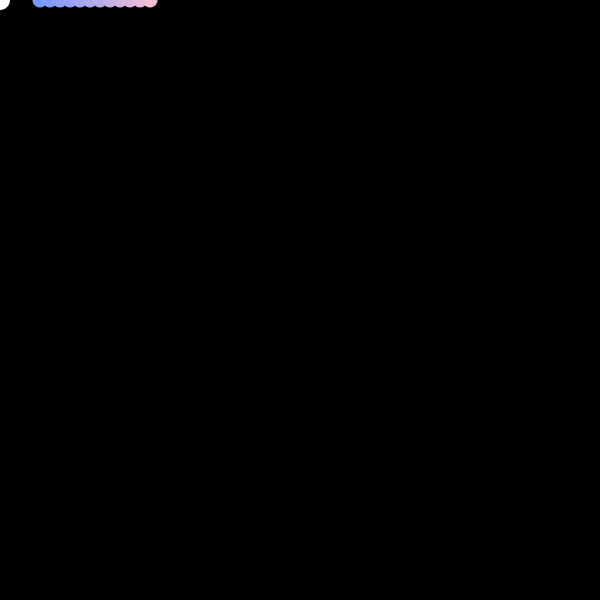
Frame 1 (no input)
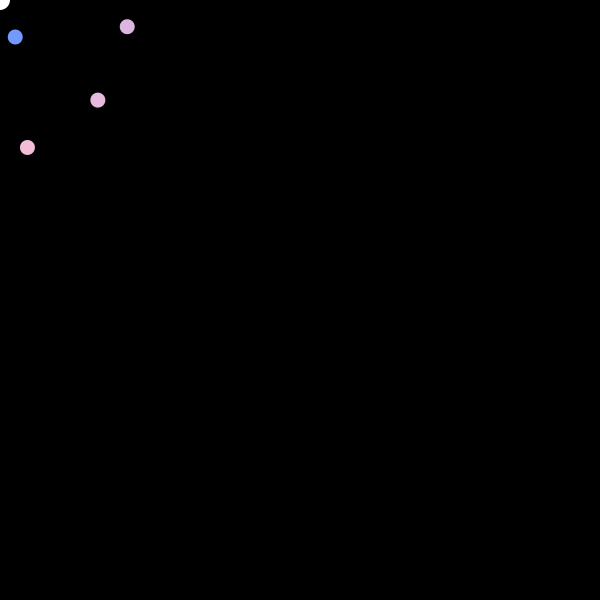
Frame 60 (the mouse pressed at the canvas centre just before this capture)
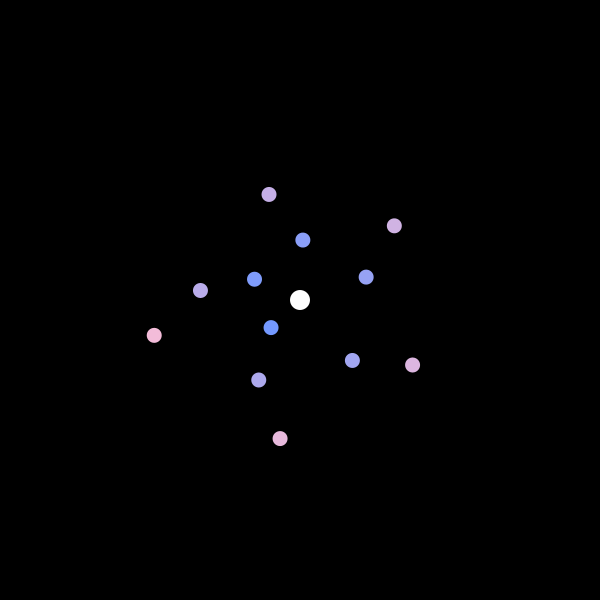
Frame 120 (the mouse held since frame 60 and released just before this capture)

The Processing sketch that drew these frames (run headless with seeded random() and noise(); from frame 60 on, the mouse is pressed at the canvas centre):

// Processing sketch: follower_crowd
// ── follower_crowd.pde
int numCircles = 12;
float[] angles = new float[numCircles];
float[] radii = new float[numCircles];
float[] speed = new float[numCircles];

void setup() {
  size(600, 600);
  surface.setResizable(true);
  noCursor();
  for (int i = 0; i < numCircles; i++) {
    angles[i] = 0;
    radii[i] = 40 + 10 * i;
    speed[i] = 0.02 + 0.01 * i;
  }
}

void draw() {
  background(0);
  
  for (int i = 0; i < numCircles; i++) {
    float followerX = mouseX + cos(angles[i]) * radii[i];
    float followerY = mouseY + sin(angles[i]) * radii[i];
    
    angles[i] += speed[i];
    
    fill(map(i, 0, numCircles, 116, 255), map(i, 0, numCircles, 153, 192), 255 - map(i, 0, numCircles, 0, 41));
    noStroke();
    ellipse(followerX, followerY, 15, 15); 
  }
  
  fill(255, 255, 255);
  noStroke();
  ellipse(mouseX, mouseY, 20, 20); 
}
